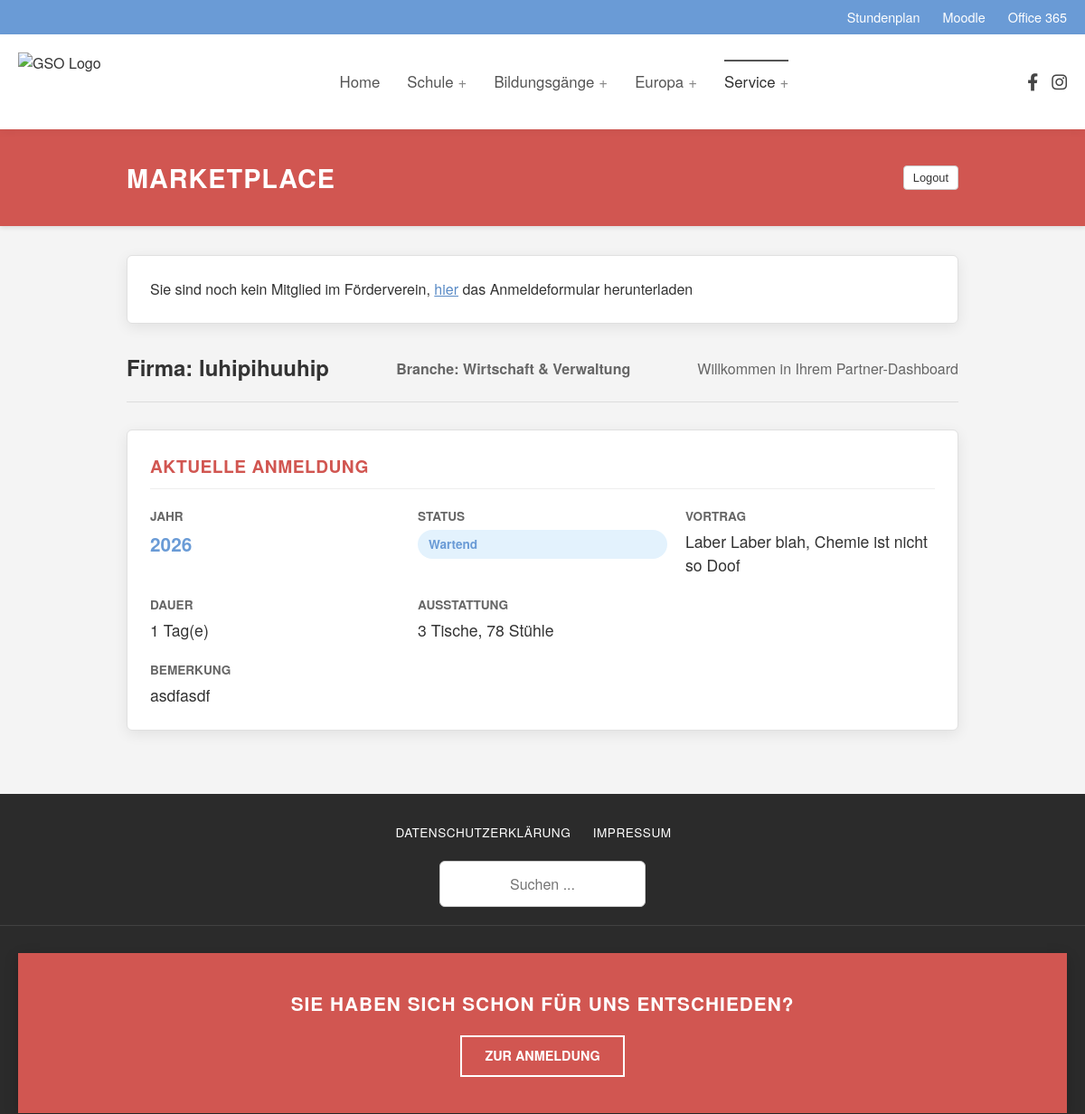
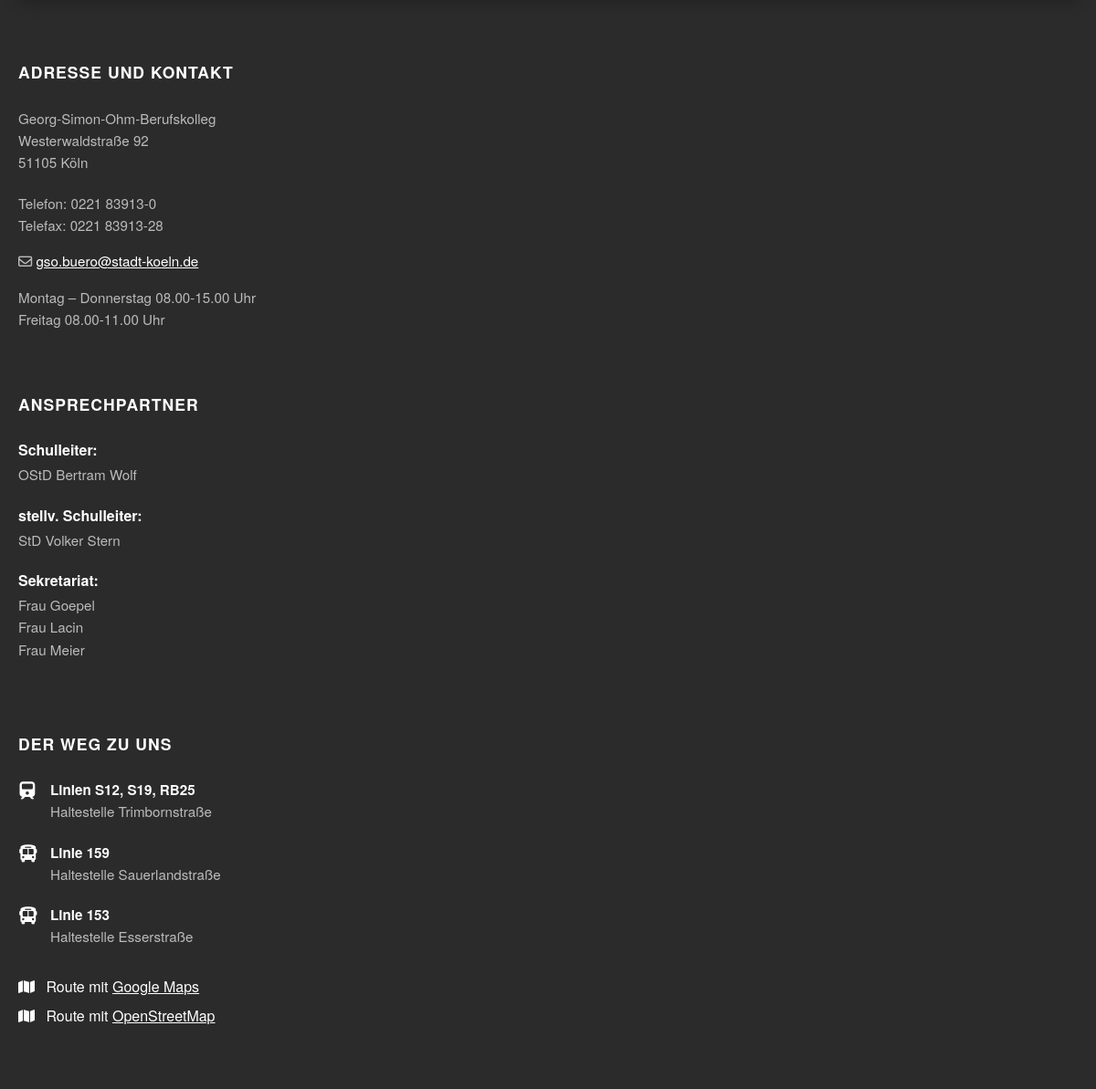
The app's page /dashboard (signed in) with its own data (2 pictures, top to bottom).
### database/models.py (models this page shows)
class User(Schema):
    __tablename__ = 'users'
    id = mapped_column(Integer, primary_key=True)
    name = mapped_column(String, nullable=False)
    industry = mapped_column(String, nullable=True)
    contact_person = mapped_column(String, nullable=True)
    phone = mapped_column(String, nullable=True)
    email = mapped_column(String, nullable=False, unique=True)
    street = mapped_column(String, nullable=True)
    zip = mapped_column(String, nullable=True)
    city = mapped_column(String, nullable=True)
    support_association = mapped_column(Boolean, nullable=False, default=False)
    is_admin = mapped_column(Boolean, nullable=False, default=False)
    tokens = relationship("Token", back_populates="user")
    bookings = relationship("Booking", back_populates="user")

class Booking(Schema):
    __tablename__ = 'bookings'
    id = mapped_column(Integer, primary_key=True)
    user_id = mapped_column(Integer, ForeignKey('users.id'), nullable=False)
    event_year = mapped_column(Integer, nullable=False, default=datetime.now().year)
    first = mapped_column(Boolean, nullable=False, default=False)
    second = mapped_column(Boolean, nullable=False, default=False)
    status = mapped_column(Enum(BookingStatus), nullable=False, default=BookingStatus.pending)
    chairs_needed = mapped_column(Integer, nullable=False, default=0)
    tables_needed = mapped_column(Integer, nullable=False, default=0)
    sockets_needed = mapped_column(Integer, nullable=False, default=2)
    remarks = mapped_column(String, nullable=True)
    presentation = mapped_column(String, nullable=True)
    user = relationship("User", back_populates="bookings")
    UniqueConstraint('user_id', 'event_year')

### app.py (the view)
@app.route('/marketplace')
@app.route('/dashboard')
@login_required
def dashboard():
    this_year = datetime.now().year
    if current_user.is_admin:
        template = 'admin_dashboard.html'
        bookings = get_bookings(**transform_filters(request.args), event_year=this_year)
    else:
        template = 'user_dashboard.html'
        all_bookings = get_bookings(user_id=current_user.id)
        current = [b for b in all_bookings if b.event_year == this_year]
        bookings = {
            "past": [b for b in all_bookings if b.event_year < this_year],
            "current": current.pop() if len(current) > 0 else None,
        }
    return render_template(template, user=current_user, bookings=bookings)

### app.py (called while the page is built)
@login_manager.user_loader
def load_user(user_id) -> Optional[Authenticated[User]]:
    try:
        user_id = int(user_id)
        user_record = db.query(User).filter_by(id=user_id).one()
        return Authenticated(user_record)
    except Exception:
        print(f'[WARN] user id not found: {user_id}')
        return None

### auth.py (called while the page is built)
    def __getattr__(self, attr):
        return getattr(self.record, attr)

### db.py (called while the page is built)
def get_bookings(**filters) -> list[Booking]:
    user_filters = {}
    if filters.get('industry') is not None:
        user_filters['industry'] = filters.pop('industry')
    query = db.query(Booking).filter_by(**filters)
    query = query.join(User).filter_by(**user_filters)
    return [decorate(booking) for booking in query.all()]

def decorate(booking):
    booking.duration = booking.first + booking.second
    return booking

### templates/user_dashboard.html (shortened to what this page needs)
{% extends "baseLayout.html" %}
{% block content %}
{% set industry_names = {
    'it': 'IT & Software',
    'finance': 'Wirtschaft & Verwaltung',
    'craft': 'Handwerk'
} %}
<div class="full-width-banner">
  <div class="banner-inner">
    <h1>MARKETPLACE</h1>
    <form action="/logout"><button class="btn-small-outline btn-white-background">Logout</button></form>
  </div>
</div>
<div class="dashboard-container">
  {% if not user.support_association %}
  <section class="dash-card">
    <div>Sie sind noch kein Mitglied im Förderverein, <a href="static/files/anmeldeforumal-Förderverein.pdf" download="Anmeldeformular-Foerderverein.pdf" type="application/pdf" class="download-link">hier</a> das Anmeldeformular herunterladen</div>
  </section>
  {% endif %}
  <div class="dashboard-intro">
    <h2 class="welcome-title">Firma: {{ user.name }}</h2>
    {% if user.industry %}
        <h4 class="welcome-sub">Branche: {{ industry_names.get(user.industry, user.industry) }}</h4>
    {% endif %}
    <p class="welcome-sub">Willkommen in Ihrem Partner-Dashboard</p>
</div>
  <div class="dashboard-cards">
    <section class="dash-card current-booking-card">
      <h3 class="card-title">Aktuelle Anmeldung</h3>
      {% if bookings.current %}
        <div class="booking-summary-grid">
          <div class="info-item">
            <span class="info-label">Jahr</span>
            <span class="info-value highlight">{{ bookings.current.event_year }}</span>
          </div>
          <div class="info-item">
            <span class="info-label">Status</span>
            <span class="status-badge">{{ bookings.current.status.value }}</span>
          </div>
          <div class="info-item">
            <span class="info-label">Vortrag</span>
            <span class="info-value">{{ bookings.current.presentation }}</span>
          </div>
          <div class="info-item">
            <span class="info-label">Dauer</span>
            <span class="info-value">{{ bookings.current.duration }} Tag(e)</span>
          </div>
          <div class="info-item">
            <span class="info-label">Ausstattung</span>
            <span class="info-value">
              {{ bookings.current.tables_needed }} Tische,
              {{ bookings.current.chairs_needed }} Stühle
            </span>
          </div>
          <div class="info-item full-width">
            <span class="info-label">Bemerkung</span>
            <span class="info-value">{{ bookings.current.remarks }}</span>
          </div>
      </div>
    {% else %}
      <div class="empty-state">
          <p>Für das kommende Event liegt noch keine Anmeldung vor.</p>
          <a href="/register" class="btn btn-cta">Zur Anmeldung</a>
      </div>
      {% endif %}
    </section>
  </div>
</div>
{% endblock %}

### static/css/baseStyle.css (style rules this page uses)
* { box-sizing: border-box; }
body { margin: 0; padding: 0; font-family: "Fira Sans", "Helvetica Neue", Arial, sans-serif; color: #333; background-color: #f9f9f9; line-height: 1.5; }
a { text-decoration: none; color: inherit; transition: color 0.2s ease; }

### static/css/marketplace.css (style rules this page uses)
:root { --gso-red: #d15651; --gso-blue: #6a9bd6; --gso-blue-hover: #5a8bc6; --text-color: #333; --text-muted: #666; --bg-color: #f4f4f4; --border-color: #ccc; --input-border: #ced4da; --input-focus: #6a8ecf; --card-shadow: 0 4px 15px rgba(0,0,0,0.1); --radius: 4px; }
* { box-sizing: border-box; }
body { font-family: "Fira Sans", "Helvetica Neue", Arial, sans-serif; background-color: var(--bg-color); margin: 0; color: var(--text-color); line-height: 1.5; }

### static/css/dashboard.css (style rules this page uses)
:root { --gso-red: #d15651; --gso-blue: #6a9bd6; --gso-blue-hover: #5a8bc6; --text-main: #333; --text-muted: #666; --bg-color: #f4f4f4; --card-bg: #fff; --border-light: #eee; --card-shadow: 0 4px 15px rgba(0,0,0,0.08); --radius: 6px; --content-width: 1000px; --admin-width: 1200px; --status-open-bg: #fff3cd; --status-open-text: #856404; --status-confirmed-bg: #d4edda; --status-confirmed-text: #155724; --status-rejected-bg: #f8d7da; --status-rejected-text: #721c24; }
.full-width-banner { width: 100%; background-color: var(--gso-red); color: white; box-shadow: 0 2px 5px rgba(0,0,0,0.1); margin-bottom: 2rem; padding: 2rem 1.5rem; }
.banner-inner { margin: 0 auto; padding: 0 20px; max-width: var(--content-width); display: flex; align-items: center; justify-content: space-between; }
.banner-inner h1 { margin: 0; font-size: 1.8rem; font-weight: 700; text-transform: uppercase; letter-spacing: 1px; }
.dashboard-container { max-width: var(--content-width); margin: 0 auto; padding: 0 20px 40px 20px; font-family: "Fira Sans", "Helvetica Neue", Arial, sans-serif; color: var(--text-main); }
.dashboard-intro { margin-bottom: 30px; border-bottom: 1px solid #ddd; padding-bottom: 15px; display: flex; align-items: center; justify-content: space-between; }
.welcome-title { font-size: 1.5rem; color: var(--text-main); margin: 0 0 5px 0; }
.welcome-sub { color: var(--text-muted); margin: 0; font-size: 1rem; }
.dash-card { background: var(--card-bg); border-radius: var(--radius); box-shadow: var(--card-shadow); padding: 25px; margin-bottom: 30px; border: 1px solid #e0e0e0; }
.download-link { text-decoration: underline; color: #5a8bc6; }
.card-title { color: var(--gso-red); font-size: 1.2rem; text-transform: uppercase; letter-spacing: 0.5px; margin-top: 0; margin-bottom: 20px; padding-bottom: 10px; border-bottom: 1px solid var(--border-light); }
.booking-summary-grid { display: grid; grid-template-columns: 1fr; gap: 20px; }
.info-item { display: flex; flex-direction: column; }
.info-label { font-size: 0.85rem; text-transform: uppercase; color: var(--text-muted); font-weight: 600; margin-bottom: 5px; }
.info-value { font-size: 1.1rem; font-weight: 500; color: var(--text-main); }
.info-value.highlight { font-size: 1.3rem; font-weight: bold; color: var(--gso-blue); }
.btn-small-outline { background: transparent; border: 1px solid var(--text-muted); color: var(--text-muted); padding: 5px 10px; border-radius: 4px; font-size: 0.8rem; cursor: pointer; }
.btn-white-background { background-color: white; color: var(--text-main); border: 1px solid #ccc; }
.status-badge { display: inline-block; padding: 6px 12px; border-radius: 20px; font-weight: 600; font-size: 0.85rem; background-color: #e3f2fd; color: var(--gso-blue); }
@media (min-width: 768px), print { .dashboard-container { padding: 0 40px 40px 40px; } }
@media (min-width: 768px), print { .banner-inner { padding: 0 40px; } }
@media (min-width: 768px), print { .booking-summary-grid { grid-template-columns: repeat(2, 1fr); } }
@media (min-width: 768px), print { .info-item.full-width { grid-column: span 2; } }
@media (min-width: 992px) { .booking-summary-grid { grid-template-columns: repeat(3, 1fr); } }
@media (min-width: 992px) { .info-item.full-width { grid-column: span 3; } }

### records on screen
User: name "luhipihuuhip", get "Wirtschaft & Verwaltung"
Booking: current.event_year "2026", current.status.value "Wartend", current.presentation "Laber Laber blah, Chemie ist nicht so Doof", current.tables_needed "3", current.chairs_needed "78", current.remarks "asdfasdf"

### other values on screen
{{ bookings.current.duration }} "1"
